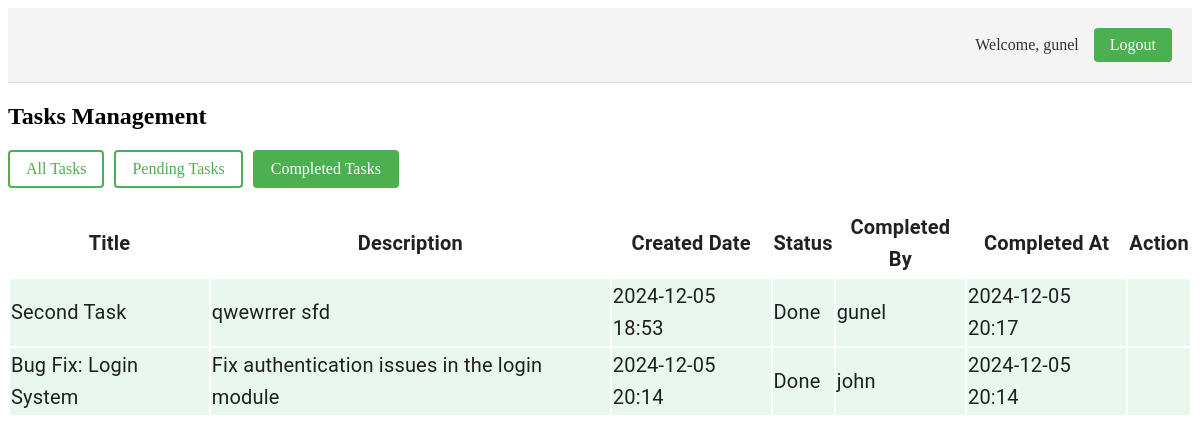
Screenshot of /tasks/?filter=completed (signed in) with the database file from the repository.
### tasks/models.py (models this page shows, shortened)
class Task(models.Model):
    title = models.CharField(max_length=200)
    description = models.TextField()
    created_at = models.DateTimeField(auto_now_add=True)
    status = models.BooleanField(default=False)
    completed_at = models.DateTimeField(null=True, blank=True)
    completed_by = models.ForeignKey(User, on_delete=models.SET_NULL, null=True, blank=True, related_name='completed_tasks')
    assigned_users = models.ManyToManyField(User, related_name='assigned_tasks')

### tasks/views.py (the view)
# urls.py: path('tasks/', views.task_list, name='task_list'),
def task_list(request):
    filter_param = request.GET.get('filter', 'all')
    base_queryset = Task.objects.filter(assigned_users=request.user)
    if filter_param == 'completed':
        tasks = base_queryset.filter(status=True)
    elif filter_param == 'pending':
        tasks = base_queryset.filter(status=False)
    else:
        tasks = base_queryset
    context = {
        'tasks': tasks,
        'filter': filter_param,
        'is_admin': request.user.is_staff
    }
    return render(request, 'tasks/task_list.html', context)

### tasks/templates/tasks/task_list.html (shortened to what this page needs)
{% block content %}
<div class="header-container">
    {% if user.is_authenticated %}
        <div class="user-info">
            <span class="welcome-text">Welcome, {{ user.username }}</span>
            <a href="{% url 'logout' %}" class="logout-btn">Logout</a>
        </div>
    {% endif %}
</div>
<div class="task-list">
    <h2>Tasks Management</h2>
    <div class="filter-buttons">
        <a href="{% url 'task_list' %}?filter=all" class="filter-btn {% if filter == 'all' %}active{% endif %}">All Tasks</a>
        <a href="{% url 'task_list' %}?filter=pending" class="filter-btn {% if filter == 'pending' %}active{% endif %}">Pending Tasks</a>
        <a href="{% url 'task_list' %}?filter=completed" class="filter-btn {% if filter == 'completed' %}active{% endif %}">Completed Tasks</a>
    </div>
    <table class="task-table">
        <thead>
            <tr>
                <th>Title</th>
                <th>Description</th>
                <th>Created Date</th>
                <th>Status</th>
                <th>Completed By</th>
                <th>Completed At</th>
                <th>Action</th>
            </tr>
        </thead>
        <tbody>
            {% for task in tasks %}
            <tr class="{% if task.status %}completed{% endif %}">
                <td>{{ task.title }}</td>
                <td>{{ task.description }}</td>
                <td>{{ task.created_at|date:"Y-m-d H:i" }}</td>
                <td>{% if task.status %}Done{% else %}Pending{% endif %}</td>
                <td>{{ task.completed_by.username|default:"-" }}</td>
                <td>{{ task.completed_at|date:"Y-m-d H:i"|default:"-" }}</td>
                <td>
                </td>
            </tr>
            {% endfor %}
        </tbody>
    </table>
</div>
{% endblock %}

### tasks/templates/tasks/task_list.html (style rules this page uses)
.header-container { display: flex; justify-content: flex-end; padding: 20px; background-color: #f4f4f4; border-bottom: 1px solid #ddd; }
.user-info { display: flex; align-items: center; gap: 15px; }
.welcome-text { color: #333; font-weight: 500; }
.logout-btn { background-color: #4CAF50; color: white; padding: 8px 16px; border-radius: 4px; text-decoration: none; transition: background-color 0.3s; }
.task-table { color: rgba(0, 0, 0, 0.87); font-family: "Roboto", "Helvetica", "Arial", sans-serif; font-size: 1.25rem; font-weight: 400; line-height: 1.625; letter-spacing: 0.00938em; }
.completed { background-color: #e9f7ef !important; }
.filter-buttons { margin: 20px 0; display: flex; gap: 10px; }
.filter-btn { padding: 8px 16px; border: 2px solid #4CAF50; border-radius: 4px; text-decoration: none; color: #4CAF50; background-color: white; transition: all 0.3s; }
.filter-btn.active { background-color: #4CAF50; color: white; }

### rows the page displays
Task: title "Second Task", description "qwewrrer sfd", created_at "2024-12-05 18:53", status "Done", completed_by.username "gunel", completed_at "2024-12-05 20:17"
Task: title "Bug Fix: Login System", description "Fix authentication issues in the login module", created_at "2024-12-05 20:14", status "Done", completed_by.username "john", completed_at "2024-12-05 20:14"

### other values shown
{{ user.username }} "gunel"
